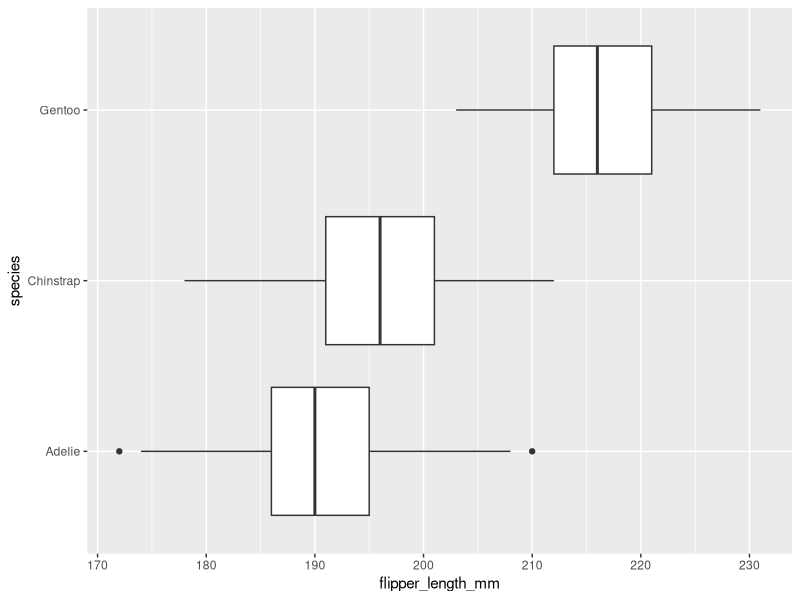
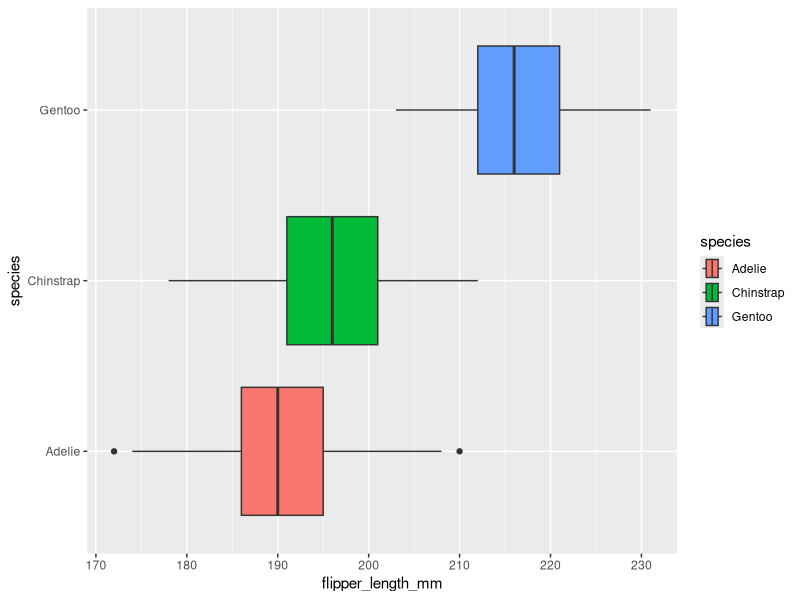
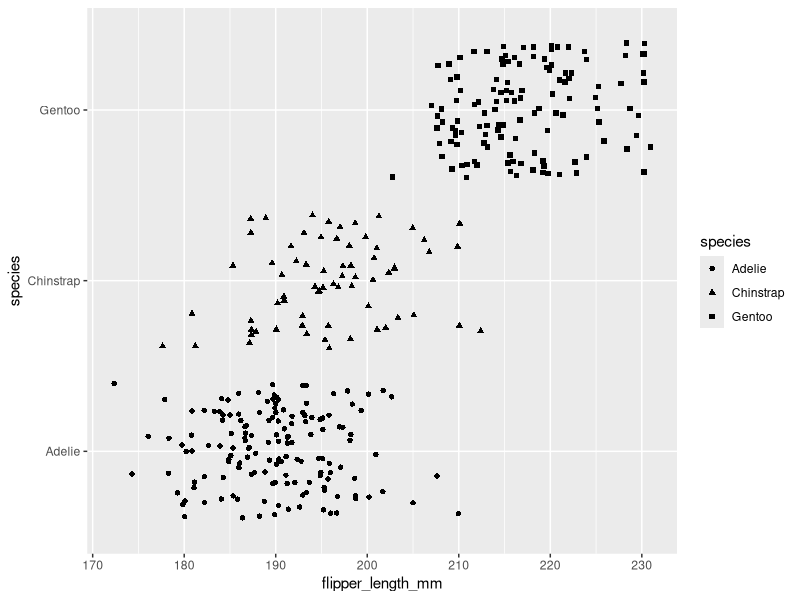
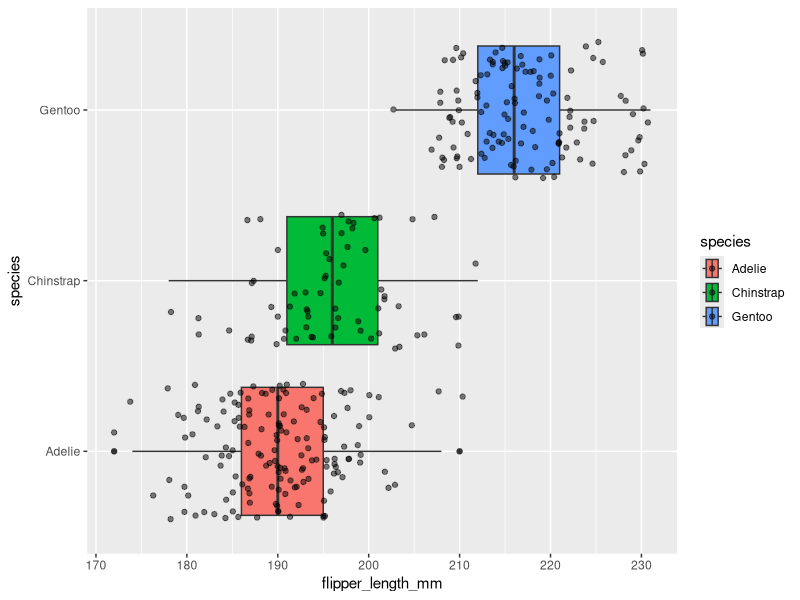
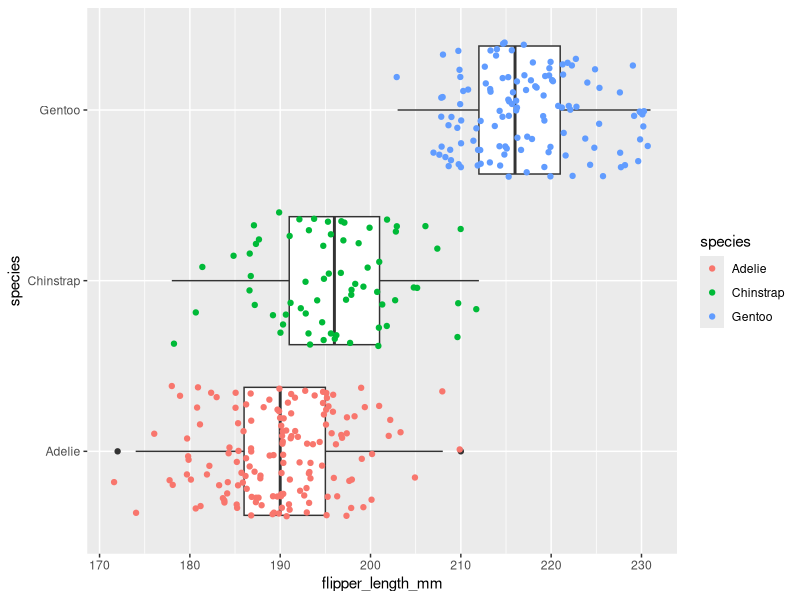
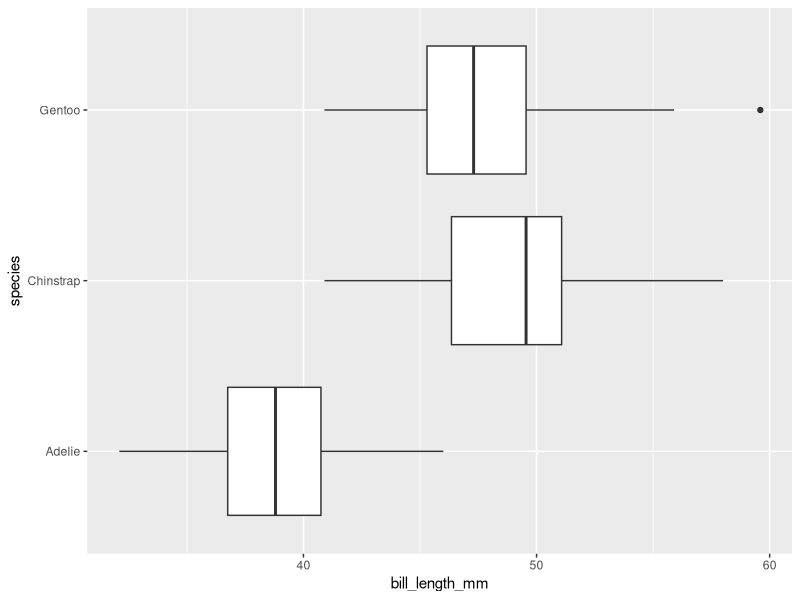
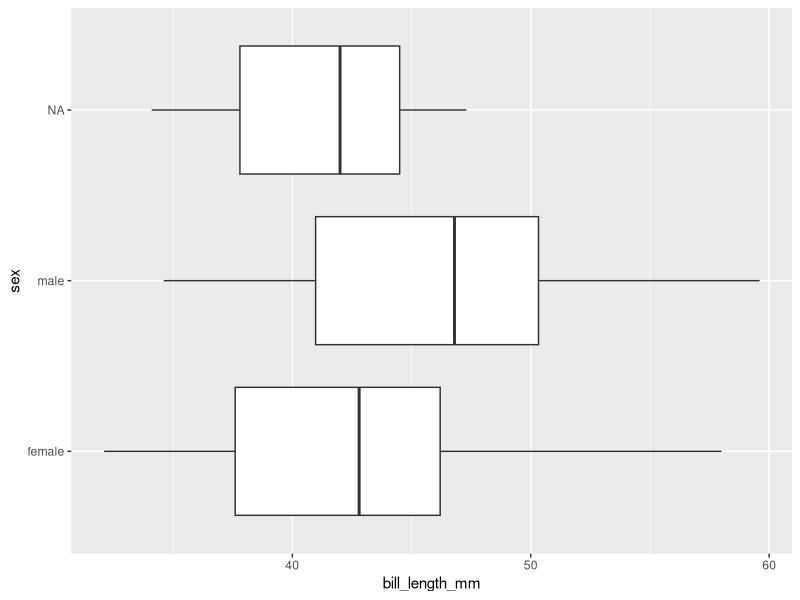
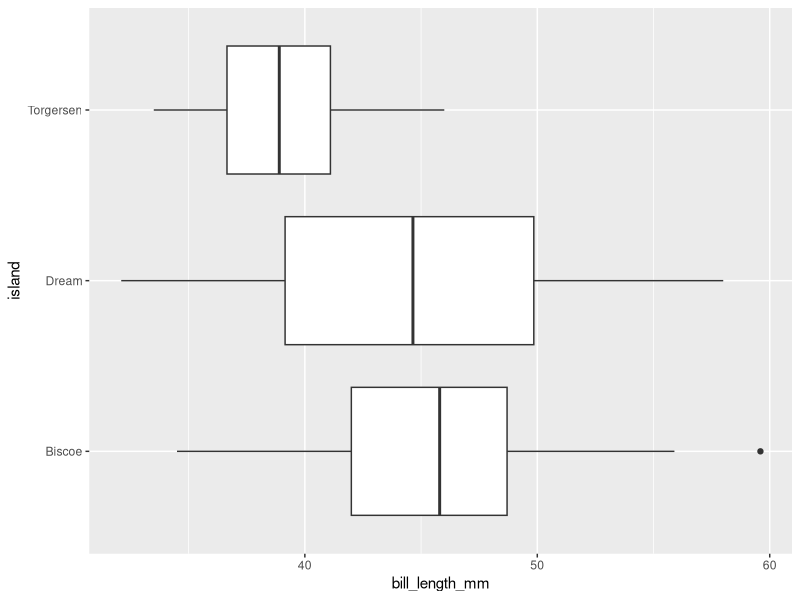

These figures' R source, in order:
## ---- chunk 1
knitr::opts_chunk$set(error = TRUE)
## ---- chunk 2
install.packages("palmerpenguins")
## ---- chunk 3
library(palmerpenguins)
penguins
## ---- chunk 4
library(ggplot2)
## ---- chunk 5
ggplot(data = penguins, mapping = aes(x = flipper_length_mm, y = species)) +
  geom_boxplot()
## ---- chunk 6
ggplot(data = penguins, mapping = aes(x = flipper_length_mm, y = species, fill =species)) +
  geom_boxplot()
## ---- chunk 7
ggplot(data = penguins, mapping = aes(x = flipper_length_mm, y = species, shape = species)) +
  geom_jitter()
## ---- chunk 8
ggplot(data = penguins, mapping = aes(x = flipper_length_mm, y = species, fill =species)) +
  geom_boxplot() + geom_jitter(alpha=0.5)
## ---- chunk 9
ggplot(data = penguins, mapping = aes(x = flipper_length_mm, y = species)) +
  geom_boxplot() + geom_jitter(aes(x = flipper_length_mm, y = species, color=species))
## ---- chunk 10
ggplot(data = penguins, mapping = aes(x = bill_length_mm, y = species)) +   geom_boxplot()

## ---- chunk 11
ggplot(data = penguins, mapping = aes(x = bill_length_mm, y = sex)) +   geom_boxplot()
## ---- chunk 12
ggplot(data = penguins, mapping = aes(x = bill_length_mm, y = island)) +   geom_boxplot()
## ---- chunk 13
ggplot(data = penguins, mapping = aes(x = bill_length_mm, y = body_mass_g, color=species)) +   geom_point()
## ---- chunk 14
ggplot(data = penguins, mapping = aes(x = bill_length_mm, y = body_mass_g, color=species)) +   geom_point()

## ---- chunk 15
ggplot(data = penguins, mapping = aes(x = bill_length_mm, y = body_mass_g, color=species)) +   geom_point(alpha=0.5)

